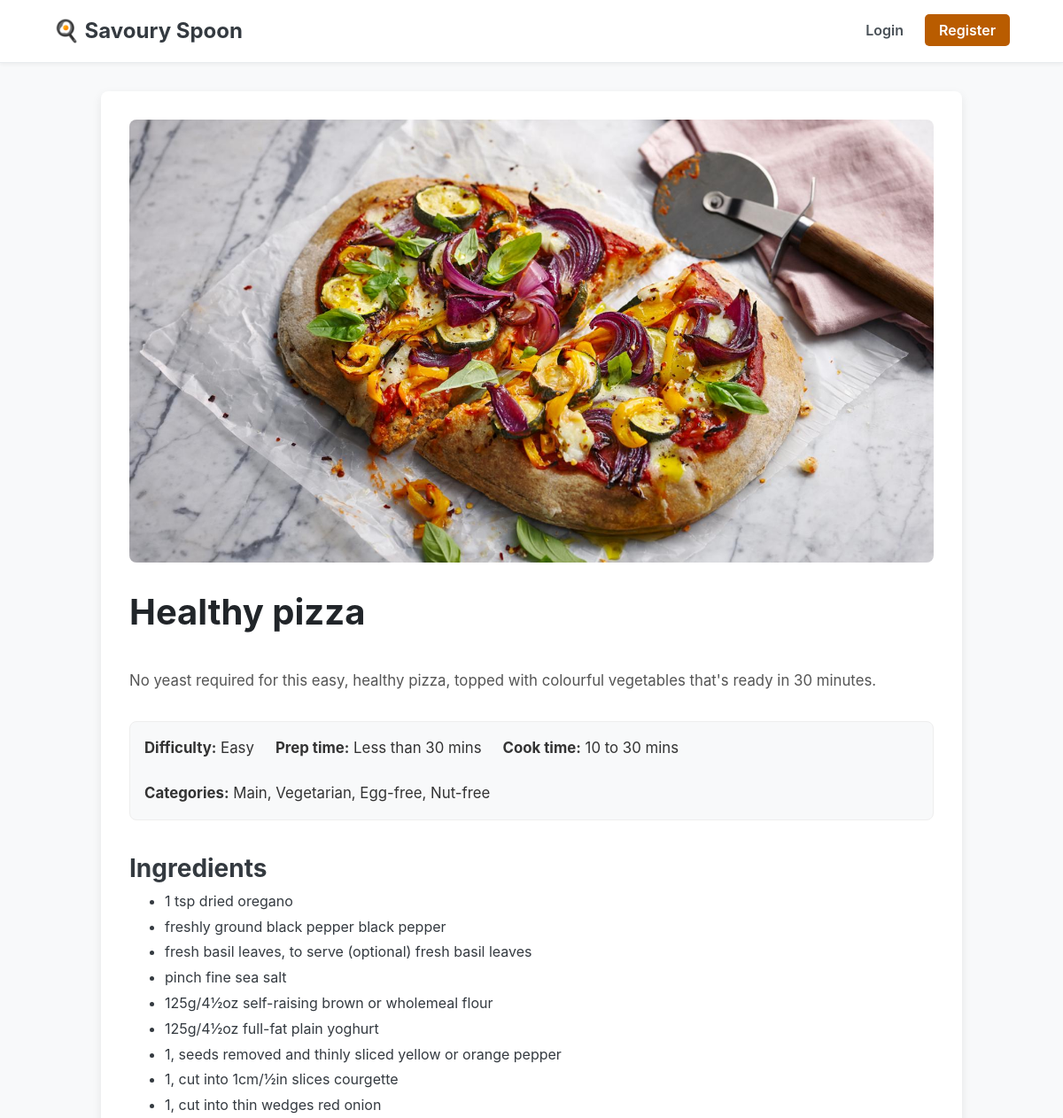
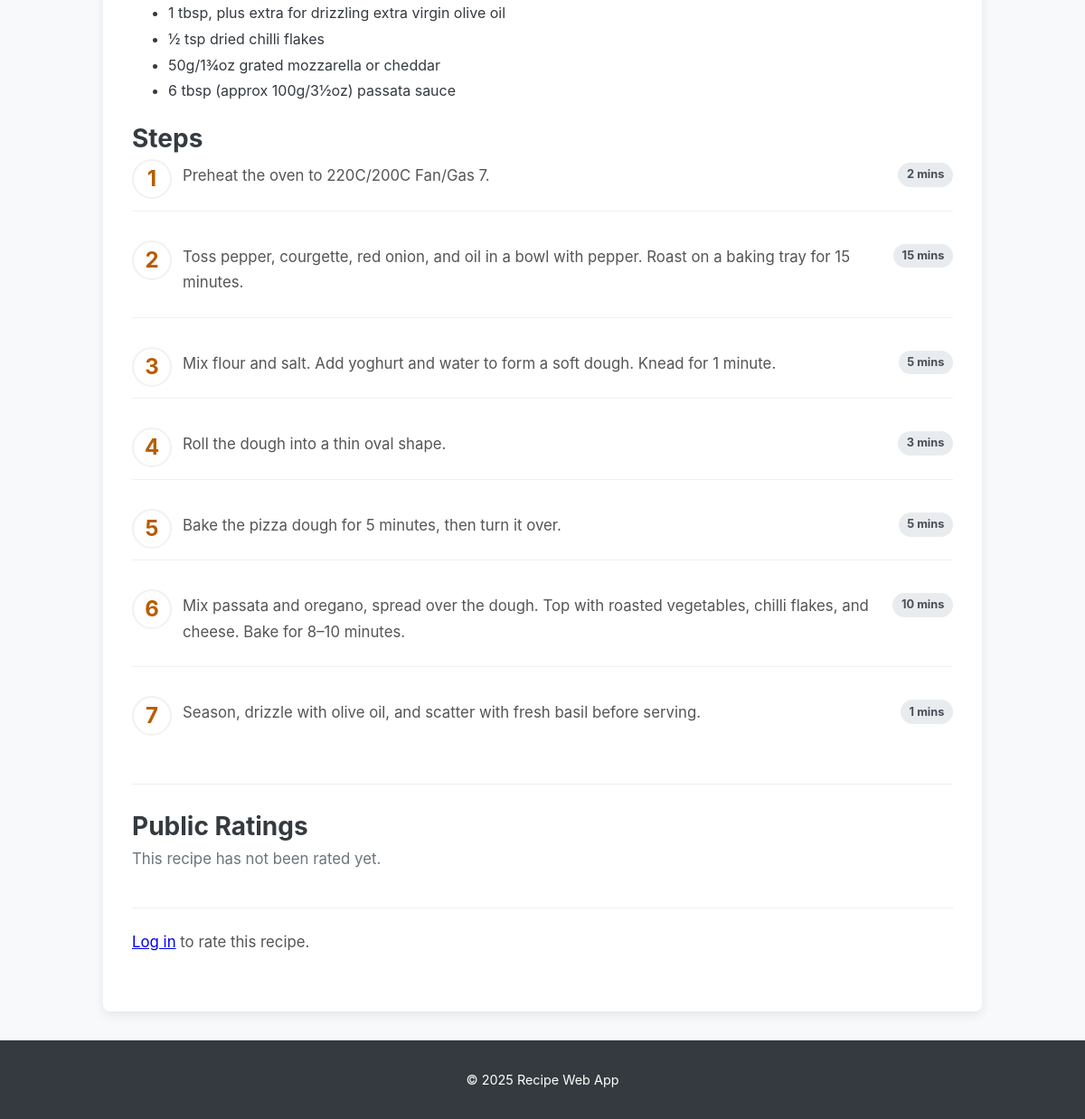
Page /recipe.php?id=3 on the committed database (2 pictures, top to bottom).
### tables this page shows
CREATE TABLE `recipes` (
  `id` int(11) NOT NULL AUTO_INCREMENT,
  `title` varchar(200) NOT NULL,
  `summary` text DEFAULT NULL,
  `difficulty` enum('Easy','Medium','Hard') DEFAULT 'Easy',
  `prep_time` varchar(50) DEFAULT NULL,
  `cook_time` varchar(50) DEFAULT NULL,
  `image_url` varchar(255) DEFAULT NULL,
  PRIMARY KEY (`id`),
  FULLTEXT KEY `ft_recipes_title_summary` (`title`,`summary`)
);

CREATE TABLE `recipe_ingredients` (
  `recipe_id` int(11) NOT NULL,
  `ingredient_id` int(11) NOT NULL,
  `quantity_text` varchar(100) DEFAULT NULL,
  PRIMARY KEY (`recipe_id`,`ingredient_id`),
  KEY `ingredient_id` (`ingredient_id`),
  CONSTRAINT `fk_ri_ingredient` FOREIGN KEY (`ingredient_id`) REFERENCES `ingredients` (`id`) ON DELETE CASCADE,
  CONSTRAINT `fk_ri_recipe` FOREIGN KEY (`recipe_id`) REFERENCES `recipes` (`id`) ON DELETE CASCADE
);

CREATE TABLE `ingredients` (
  `id` int(11) NOT NULL AUTO_INCREMENT,
  `name` varchar(120) NOT NULL,
  PRIMARY KEY (`id`),
  UNIQUE KEY `name` (`name`)
);

CREATE TABLE `recipe_steps` (
  `id` int(11) NOT NULL AUTO_INCREMENT,
  `recipe_id` int(11) NOT NULL,
  `step_no` int(11) NOT NULL,
  `instruction` text NOT NULL,
  `minutes` int(11) NOT NULL DEFAULT 5,
  PRIMARY KEY (`id`),
  KEY `recipe_id` (`recipe_id`),
  CONSTRAINT `fk_rs_recipe` FOREIGN KEY (`recipe_id`) REFERENCES `recipes` (`id`) ON DELETE CASCADE
);

### src/config.php (called while the page is built, shortened)
<?php
$env = getenv('APP_ENV') ?: 'dev';
$dbHost    = getenv('DB_HOST') ?: '127.0.0.1';
$dbPort    = (int) (getenv('DB_PORT') ?: 3306);
$dbName    = getenv('DB_NAME') ?: 'Recipe_web_app';
$dbUser    = getenv('DB_USER') ?: 'root';
$dbPass    = getenv('DB_PASS') ?: '';
$dbCharset = 'utf8mb4';
$baseFromEnv = getenv('APP_BASE_URL');
if ($baseFromEnv !== false && $baseFromEnv !== '') {
    $baseUrl = rtrim($baseFromEnv, '/');
} else {
    $scriptName     = $_SERVER['SCRIPT_NAME'] ?? '';
    $detected = rtrim(dirname($scriptName), '/\\');
    $baseUrl = str_replace('/public', '', $detected);
}
$forceSecureCookies = (bool) (getenv('FORCE_SECURE_COOKIES') ?: false);
return [
    'env' => $env,
    'db'  => [
        'host'    => $dbHost,
        'port'    => $dbPort,
        'name'    => $dbName,
        'user'    => $dbUser,
        'pass'    => $dbPass,
        'charset' => $dbCharset,
    ],
    'app' => [
        'base_url'            => $baseUrl,
        'force_secure_cookies'=> $forceSecureCookies,
    ],
];

### src/includes/utils.php (called while the page is built, shortened)
<?php
function e(string $s): string { return htmlspecialchars($s, ENT_QUOTES, 'UTF-8'); }

### src/includes/auth.php (called while the page is built, shortened)
<?php
function current_user_id(): ?int {
    return $_SESSION['user_id'] ?? null;
}

### public/recipe.php (the view, shortened to what this page needs)
<?php
require_once __DIR__ . '/../src/includes/header.php';
$recipe_id = filter_input(INPUT_GET, 'id', FILTER_VALIDATE_INT);
$user_id = current_user_id();
$user_rating = null;
$stmt = $pdo->prepare("SELECT * FROM recipes WHERE id = ?");
$stmt->execute([$recipe_id]);
$recipe = $stmt->fetch();
$cat_stmt = $pdo->prepare("SELECT c.name FROM recipe_categories rc JOIN categories c ON rc.category_id = c.id WHERE rc.recipe_id = ?");
$cat_stmt->execute([$recipe_id]);
$categories = $cat_stmt->fetchAll(PDO::FETCH_COLUMN);
$ing_stmt = $pdo->prepare("SELECT i.name, ri.quantity_text FROM recipe_ingredients ri JOIN ingredients i ON ri.ingredient_id = i.id WHERE ri.recipe_id = ?");
$ing_stmt->execute([$recipe_id]);
$ingredients = $ing_stmt->fetchAll();
$steps_stmt = $pdo->prepare("SELECT instruction, minutes FROM recipe_steps WHERE recipe_id = ? ORDER BY step_no");
$steps_stmt->execute([$recipe_id]);
$steps = $steps_stmt->fetchAll();
$rating_stmt = $pdo->prepare("SELECT AVG(overall) as avg_overall, AVG(taste) as avg_taste, AVG(aesthetics) as avg_aesthetics, AVG(difficulty_score) as avg_difficulty, COUNT(*) as rating_count FROM ratings WHERE recipe_id = ?");
$rating_stmt->execute([$recipe_id]);
$public_ratings = $rating_stmt->fetch();
?>
<div class="container">
    <article class="recipe-detail">
        <?php if (!empty($recipe['image_url'])): ?>
            <img src="<?= e($base_url . '/public' . $recipe['image_url']) ?>" alt="<?= e($recipe['title']) ?>" class="recipe-detail-image">
        <?php endif; ?>
        <div class="recipe-header">
            <h2><?= e($recipe['title']) ?></h2>
        </div>
        <p><?= e($recipe['summary']) ?></p>
        <div class="recipe-meta">
            <p><strong>Difficulty:</strong> <?= e($recipe['difficulty']) ?></p>
            <p><strong>Prep time:</strong> <?= e($recipe['prep_time']) ?></p>
            <p><strong>Cook time:</strong> <?= e($recipe['cook_time']) ?></p>
            <?php if ($categories): ?>
                <p><strong>Categories:</strong> <?= e(implode(', ', $categories)) ?></p>
            <?php endif; ?>
        </div>
        <h3>Ingredients</h3>
        <ul>
            <?php foreach ($ingredients as $ing): ?>
                <li><?= e($ing['quantity_text']) ?> <?= e($ing['name']) ?></li>
            <?php endforeach; ?>
        </ul>
        <h3>Steps</h3>
        <ol class="steps-list">
            <?php foreach ($steps as $step): ?>
                <li>
                    <p><?= e($step['instruction']) ?></p>
                    <?php if (!empty($step['minutes']) && $step['minutes'] > 0): ?>
                        <span class="step-time"><?= e((string)$step['minutes']) ?> mins</span>
                    <?php endif; ?>
                </li>
            <?php endforeach; ?>
        </ol>
        <div class="public-ratings-display">
            <h3>Public Ratings</h3>
            <?php if ($public_ratings && $public_ratings['rating_count'] > 0): ?>
                <p>Based on <?= e((string)$public_ratings['rating_count']) ?> review(s)</p>
                <div class="rating-breakdown">
                    <div class="rating-item">
                        <span class="rating-label">Overall</span>
                        <div class="rating-bar-container"><div class="rating-bar" style="width: <?= e((string)(($public_ratings['avg_overall'] / 5) * 100)) ?>%;"></div></div>
                        <span class="rating-score"><?= number_format((float)$public_ratings['avg_overall'], 1) ?>/5</span>
                    </div>
                    <div class="rating-item">
                        <span class="rating-label">Taste</span>
                        <div class="rating-bar-container"><div class="rating-bar" style="width: <?= e((string)(($public_ratings['avg_taste'] / 5) * 100)) ?>%;"></div></div>
                        <span class="rating-score"><?= number_format((float)$public_ratings['avg_taste'], 1) ?>/5</span>
                    </div>
                    <div class="rating-item">
                        <span class="rating-label">Aesthetics</span>
                        <div class="rating-bar-container"><div class="rating-bar" style="width: <?= e((string)(($public_ratings['avg_aesthetics'] / 5) * 100)) ?>%;"></div></div>
                        <span class="rating-score"><?= number_format((float)$public_ratings['avg_aesthetics'], 1) ?>/5</span>
                    </div>
                    <div class="rating-item">
                        <span class="rating-label">Difficulty</span>
                        <div class="rating-bar-container"><div class="rating-bar" style="width: <?= e((string)(($public_ratings['avg_difficulty'] / 5) * 100)) ?>%;"></div></div>
                        <span class="rating-score"><?= number_format((float)$public_ratings['avg_difficulty'], 1) ?>/5</span>
                    </div>
                </div>
            <?php else: ?>
                <p>This recipe has not been rated yet.</p>
            <?php endif; ?>
        </div>
        <div class="recipe-actions">
             <?php if ($user_id): ?>
                <div class="rating-widget-multi">
                    <h3>Your Rating</h3>
                    <form id="rating-form" class="rating-form-multi" action="recipe.php?id=<?= $recipe_id ?>" method="post">
                        <?= csrf_field() ?>
                        <input type="hidden" name="action" value="rate">
                        <div class="rating-group">
                            <label class="rating-label">Taste</label>
                            <div class="star-rating">
                                <input type="radio" id="taste5" name="taste" value="5" <?= ($user_rating['taste'] ?? 0) == 5 ? 'checked' : '' ?> required /><label for="taste5" title="5 stars">★</label>
                                <input type="radio" id="taste4" name="taste" value="4" <?= ($user_rating['taste'] ?? 0) == 4 ? 'checked' : '' ?> /><label for="taste4" title="4 stars">★</label>
                                <input type="radio" id="taste3" name="taste" value="3" <?= ($user_rating['taste'] ?? 0) == 3 ? 'checked' : '' ?> /><label for="taste3" title="3 stars">★</label>
                                <input type="radio" id="taste2" name="taste" value="2" <?= ($user_rating['taste'] ?? 0) == 2 ? 'checked' : '' ?> /><label for="taste2" title="2 stars">★</label>
                                <input type="radio" id="taste1" name="taste" value="1" <?= ($user_rating['taste'] ?? 0) == 1 ? 'checked' : '' ?> /><label for="taste1" title="1 star">★</label>
                            </div>
                        </div>
                        <div class="rating-group">
                             <label class="rating-label">Aesthetics</label>
                            <div class="star-rating">
                                <input type="radio" id="aes5" name="aesthetics" value="5" <?= ($user_rating['aesthetics'] ?? 0) == 5 ? 'checked' : '' ?> required /><label for="aes5" title="5 stars">★</label>
                                <input type="radio" id="aes4" name="aesthetics" value="4" <?= ($user_rating['aesthetics'] ?? 0) == 4 ? 'checked' : '' ?> /><label for="aes4" title="4 stars">★</label>
                                <input type="radio" id="aes3" name="aesthetics" value="3" <?= ($user_rating['aesthetics'] ?? 0) == 3 ? 'checked' : '' ?> /><label for="aes3" title="3 stars">★</label>
                                <input type="radio" id="aes2" name="aesthetics" value="2" <?= ($user_rating['aesthetics'] ?? 0) == 2 ? 'checked' : '' ?> /><label for="aes2" title="2 stars">★</label>
                                <input type="radio" id="aes1" name="aesthetics" value="1" <?= ($user_rating['aesthetics'] ?? 0) == 1 ? 'checked' : '' ?> /><label for="aes1" title="1 star">★</label>
                            </div>
                        </div>
                        <div class="rating-group">
                             <label class="rating-label">Difficulty</label>
                            <div class="star-rating">
                                <input type="radio" id="diff5" name="difficulty_score" value="5" <?= ($user_rating['difficulty_score'] ?? 0) == 5 ? 'checked' : '' ?> required /><label for="diff5" title="5 - Very Hard">★</label>
                                <input type="radio" id="diff4" name="difficulty_score" value="4" <?= ($user_rating['difficulty_score'] ?? 0) == 4 ? 'checked' : '' ?> /><label for="diff4" title="4 - Hard">★</label>
                                <input type="radio" id="diff3" name="difficulty_score" value="3" <?= ($user_rating['difficulty_score'] ?? 0) == 3 ? 'checked' : '' ?> /><label for="diff3" title="3 - Medium">★</label>
                                <input type="radio" id="diff2" name="difficulty_score" value="2" <?= ($user_rating['difficulty_score'] ?? 0) == 2 ? 'checked' : '' ?> /><label for="diff2" title="2 - Easy">★</label>
                                <input type="radio" id="diff1" name="difficulty_score" value="1" <?= ($user_rating['difficulty_score'] ?? 0) == 1 ? 'checked' : '' ?> /><label for="diff1" title="1 - Very Easy">★</label>
                            </div>
                        </div>
                        <button type="submit" class="button button-primary">Submit Ratings</button>
                    </form>
                </div>
            <?php else: ?>
                <p><a href="login.php">Log in</a> to rate this recipe.</p>
            <?php endif; ?>
        </div>
    </article>
</div>
<?php require_once __DIR__ . '/../src/includes/footer.php'; ?>

### public/assets/css/style.css (style rules this page uses)
* { margin: 0; padding: 0; box-sizing: border-box; }
body { font-family: -apple-system, BlinkMacSystemFont, "Segoe UI", Roboto, Helvetica, Arial, sans-serif, "Apple Color Emoji", "Segoe UI Emoji", "Segoe UI Symbol"; line-height: 1.6; background: #f8f9fa; color: #343a40; display: flex; flex-direction: column; min-height: 100vh; }
.container { width: 90%; max-width: 1200px; margin: 0 auto; }
h2 { margin-bottom: 1.5rem; color: #212529; font-size: 2rem; }
.recipe-detail { background: #fff; padding: 2rem; border-radius: 8px; box-shadow: 0 4px 12px rgba(0, 0, 0, 0.08); }
.recipe-detail-image { width: 100%; height: auto; max-height: 500px; object-fit: cover; display: block; margin-bottom: 1.5rem; border-radius: 8px; }
.recipe-header { display: flex; justify-content: space-between; align-items: flex-start; gap: 1rem; margin-bottom: 0.5rem; }
.recipe-detail p { font-size: 1.1rem; color: #555; margin-bottom: 2rem; }
.recipe-meta { display: flex; flex-wrap: wrap; gap: 1.5rem; background: #f8f9fa; padding: 1rem; border-radius: 8px; margin-bottom: 2rem; border: 1px solid #eee; }
.recipe-meta p { margin: 0; color: #333; }
.recipe-detail ul { margin-left: 1.5rem; margin-bottom: 1rem; padding-left: 1rem; line-height: 1.8; }
.recipe-actions { margin-top: 2.5rem; padding-top: 1.5rem; border-top: 1px solid #eee; }
.steps-list { list-style: none; counter-reset: step-counter; padding-left: 0; margin-left: 0; }
.steps-list li { display: flex; justify-content: space-between; align-items: flex-start; gap: 1.5rem; margin-bottom: 2rem; padding-left: 3.5rem; position: relative; border-bottom: 1px solid #f1f1f1; padding-bottom: 1.5rem; }
.steps-list li:last-child { border-bottom: none; }
.steps-list li::before { counter-increment: step-counter; content: counter(step-counter); position: absolute; left: 0; top: 0; font-size: 1.5rem; font-weight: bold; color: #B95C00; background-color: #fff; border: 2px solid #f1f1f1; border-radius: 50%; width: 2.5rem; height: 2.5rem; display: flex; align-items: center; justify-content: center; line-height: 1; }
.steps-list .step-time { flex-shrink: 0; background-color: #e9ecef; padding: 0.2rem 0.6rem; border-radius: 50px; font-size: 0.8rem; font-weight: bold; color: #495057; white-space: nowrap; margin-top: 4px; }
.steps-list p { margin: 0; padding: 0; line-height: 1.7; padding-top: 4px; }
.public-ratings-display { margin-top: 2.5rem; border-top: 1px solid #eee; padding-top: 1.5rem; }
.public-ratings-display p { font-size: 0.9rem; color: #6c757d; margin-bottom: 1rem; }
.recipe-detail h2, .recipe-header h2 { font-size: clamp(1.8rem, 5vw, 2.5rem); }
.recipe-detail h3, .account-info h2, .favourites h2 { font-size: clamp(1.4rem, 4vw, 1.75rem); }
.recipe-detail p, .recipe-detail li p { font-size: 1rem; }
@media (min-width: 600px) { .recipe-detail p, .recipe-detail li p { font-size: 1.05rem; } }

### rows in the picture
recipes: image_url (picture), title "Healthy pizza", summary "No yeast required for this easy, healthy pizza, topped with colourful vegetables that's ready in 30 minutes.", difficulty "Easy", prep_time "Less than 30 mins", cook_time "10 to 30 mins"
recipe_ingredients: quantity_text "1 tsp", ingredient.name "dried oregano"
recipe_ingredients: quantity_text "freshly ground black pepper", ingredient.name "black pepper"
recipe_ingredients: quantity_text "fresh basil leaves, to serve (optional)", ingredient.name "fresh basil leaves"
recipe_ingredients: quantity_text "pinch fine", ingredient.name "sea salt"
recipe_ingredients: quantity_text "125g/4½oz", ingredient.name "self-raising brown or wholemeal flour"
recipe_ingredients: quantity_text "125g/4½oz", ingredient.name "full-fat plain yoghurt"
recipe_ingredients: quantity_text "1, seeds removed and thinly sliced", ingredient.name "yellow or orange pepper"
recipe_ingredients: quantity_text "1, cut into 1cm/½in slices", ingredient.name "courgette"
recipe_ingredients: quantity_text "1, cut into thin wedges", ingredient.name "red onion"
recipe_ingredients: quantity_text "1 tbsp, plus extra for drizzling", ingredient.name "extra virgin olive oil"
recipe_ingredients: quantity_text "½ tsp", ingredient.name "dried chilli flakes"
recipe_ingredients: quantity_text "50g/1¾oz", ingredient.name "grated mozzarella or cheddar"
recipe_ingredients: quantity_text "6 tbsp (approx 100g/3½oz)", ingredient.name "passata sauce"
recipe_steps: instruction "Preheat the oven to 220C/200C Fan/Gas 7.", minutes "2"
recipe_steps: instruction "Toss pepper, courgette, red onion, and oil in a bowl with pepper. Roast on a baking tray for 15 minutes.", minutes "15"
recipe_steps: instruction "Mix flour and salt. Add yoghurt and water to form a soft dough. Knead for 1 minute.", minutes "5"
recipe_steps: instruction "Roll the dough into a thin oval shape.", minutes "3"
recipe_steps: instruction "Bake the pizza dough for 5 minutes, then turn it over.", minutes "5"
recipe_steps: instruction "Mix passata and oregano, spread over the dough. Top with roasted vegetables, chilli flakes, and cheese. Bake for 8–10 minutes.", minutes "10"
recipe_steps: instruction "Season, drizzle with olive oil, and scatter with fresh basil before serving.", minutes "1"

### other values in the picture
implode(', ', $categories) "Main, Vegetarian, Egg-free, Nut-free"
